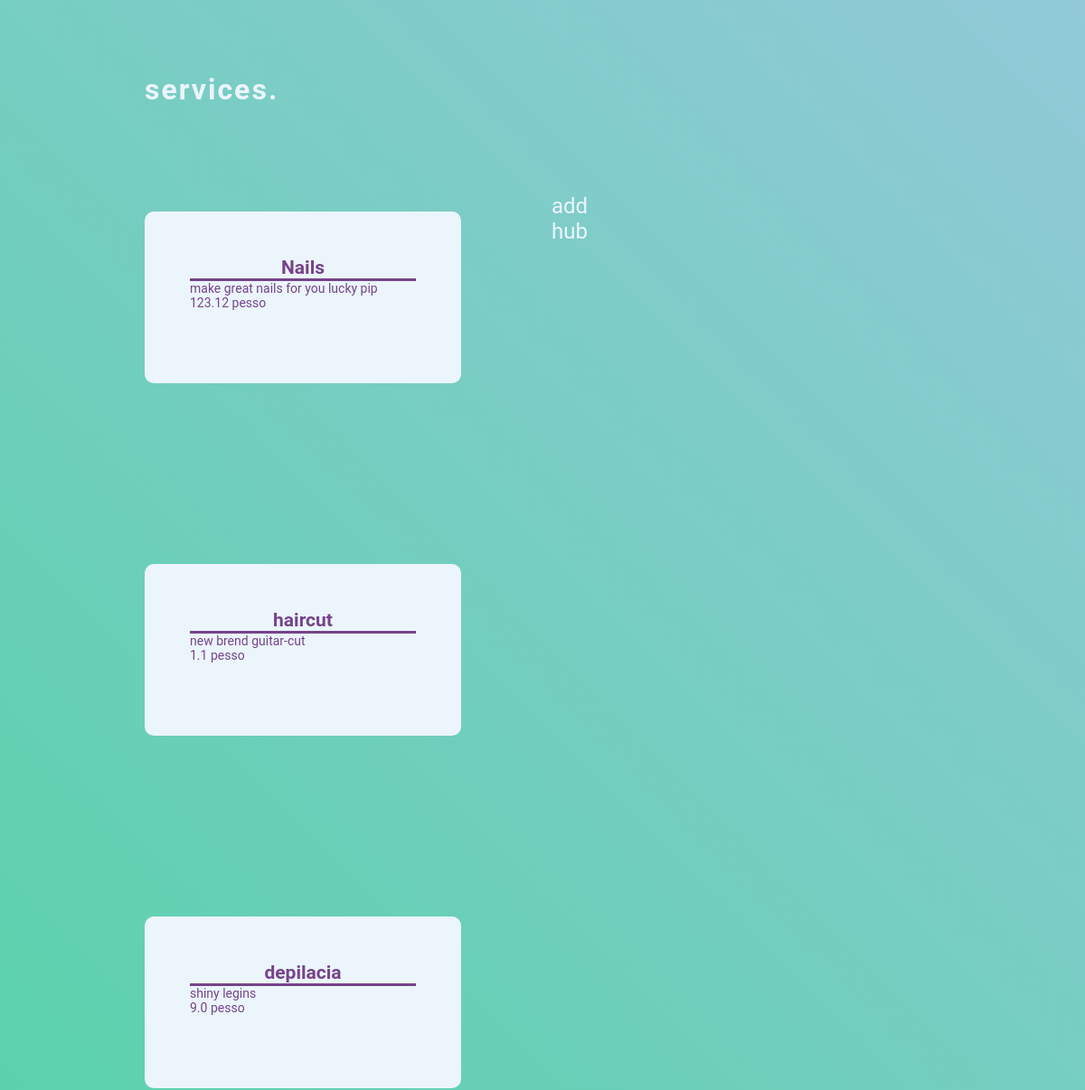
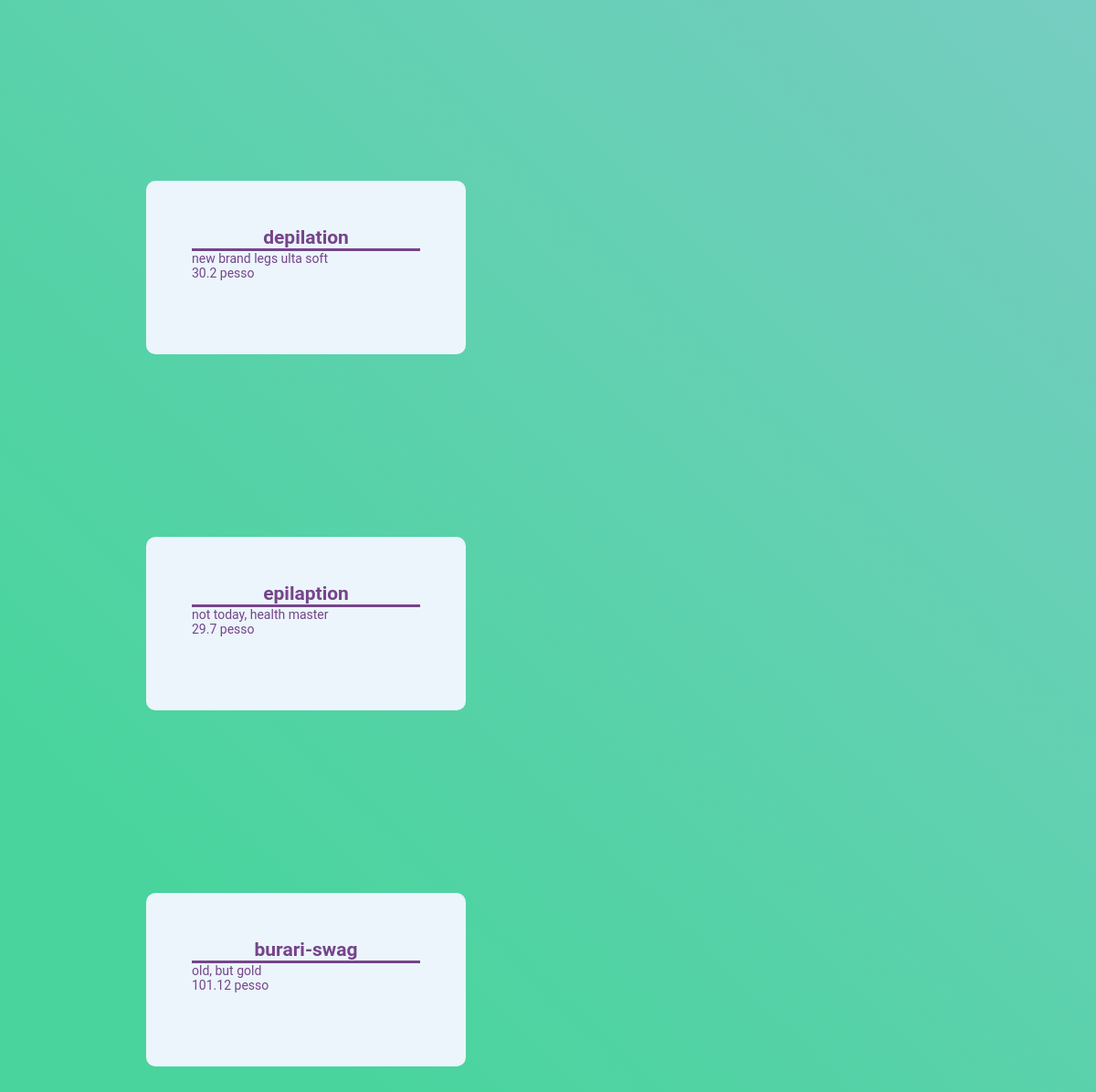
Page /services/ on the committed database (2 pictures, top to bottom).
### salon/models.py (models this page shows)
class Service(models.Model):
    title = models.CharField(max_length=255)
    description = models.CharField(max_length=255)
    price = models.FloatField()

### salon/views.py (the view)
# urls.py: path('services/', services, name='services'),
def services(request):
    services = Service.objects.all()
    return render(request, 'salon/services.html', {'services': services})

### salon/templates/salon/services.html (shortened to what this page needs)
{% load static %}
<!DOCTYPE html>
<html lang="en">
<head>
    <link type = "text/css" href="{% static 'salon/css/services_style.css' %}" rel="stylesheet">
</head>
<body>
    <div class="user">
        <header class="user__header">
            <h1>services.</h1>
        </header>
        <div class="list_div">
            <ul class="services">
                {% for service in services %}
                <a href="delete-service/{{service.id}}">
                <li>
                    <h2 class="title">{{service.title}}</h2>
                    <p class="description">{{service.description}}</p>
                    <p class="price">{{service.price}} pesso </p>
                </li></a>
                {% endfor %}
            </ul>
        </div>
    </div>
    <div class="redactor">
        <a href="{% url 'add_service' %}">add</a>
    </div>
    <div class="redactor">
        <a href="{% url 'hub' %}">hub</a>
    </div>
</body>
</html>

### salon/static/salon/css/services_style.css (style rules this page uses)
* { margin: 0; padding: 0; box-sizing: border-box; }
body { font-family: "Roboto"; font-size: 14px; background-size: 200% 100% !important; animation: move 10s ease infinite; transform: translate3d(0, 0, 0); background: linear-gradient(45deg, #49D49D 10%, #A2C7E5 90%); height: 100vh }
.user { width: 90%; margin: 10vh auto; }
.user__header { text-align: center; opacity: 0; transform: translate3d(0, 500px, 0); animation: arrive 500ms ease-in-out 0.7s forwards; }
h1 { text-align: left; color:#ebf5fb; padding-left: 100px; font-size: xx-large; letter-spacing: 2px; }
.services { list-style: none; transform-style: preserve-3d; }
.services li { float: left; display: block; background-color: #ebf5fb; margin: 100px; padding: 50px; width: 350px; height: 190px; font-family: "Roboto"; -webkit-appearance: none; border: 0; outline: 0; transition: 0.3s; border-radius: 10px; }
h2 { text-align: center; border-bottom: solid; }
.redactor a { text-decoration: none!important; color: #ebf5fb; font-size: x-large; }
a { text-decoration: none !important; color:#76448a; }

### rows in the picture
Service: title "Nails", description "make great nails for you lucky pip", price "123.12"
Service: title "haircut", description "new brend guitar-cut", price "1.1"
Service: title "depilacia", description "shiny legins", price "9.0"
Service: title "depilation", description "new brand legs ulta soft", price "30.2"
Service: title "epilaption", description "not today, health master", price "29.7"
Service: title "burari-swag", description "old, but gold", price "101.12"
